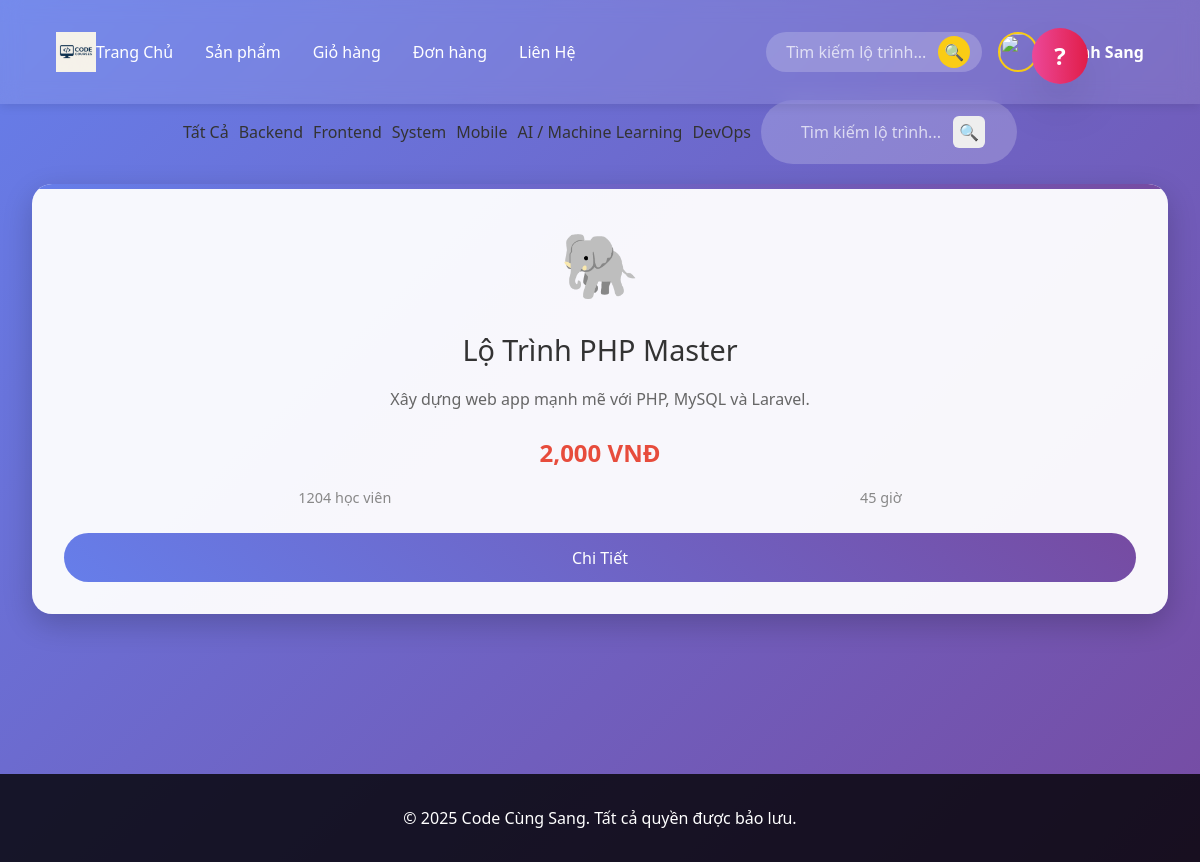
/category.php?cat=backend (signed in), run on the app's committed database.
### tables this page shows
CREATE TABLE `courses` (
  `id` int(11) NOT NULL,
  `ten_khoa_hoc` varchar(255) NOT NULL,
  `mo_ta` text DEFAULT NULL,
  `gia` decimal(10,2) NOT NULL,
  `so_hoc_vien` int(11) DEFAULT 0,
  `so_gio_hoc` int(11) DEFAULT 0,
  `danh_muc` varchar(100) DEFAULT NULL,
  `bieu_tuong` varchar(10) DEFAULT NULL,
  `anh_dai_dien` varchar(255) DEFAULT NULL,
  `ngay_tao` datetime DEFAULT current_timestamp(),
  `ngay_cap_nhat` datetime DEFAULT current_timestamp() ON UPDATE current_timestamp(),
  `danh_muc_id` int(11) DEFAULT NULL
);

### controllers/CourseController.php (called while the page is built, shortened)
<?php
require_once __DIR__ . '/../models/Course.php';
class CourseController {
  public function __construct($db) {
    $this->model = new Course($db);
  }
}

### models/Course.php (called while the page is built, shortened)
<?php
class Course {
  private $conn;
  public function __construct($db) {
    $this->conn = $db;
  }
  public function getByCategory($category) {
    $sql = "
      SELECT c.*, cat.ten_danh_muc
      FROM courses c
      JOIN categories cat ON c.danh_muc_id = cat.id
      WHERE LOWER(cat.ten_danh_muc) = ?
    ";
    $stmt = $this->conn->prepare($sql);
    $stmt->bind_param("s", $category);
    $stmt->execute();
    return $stmt->get_result()->fetch_all(MYSQLI_ASSOC);
  }
}

### category.php (the view, shortened to what this page needs)
<?php
require_once __DIR__ . '/db.php';
require_once __DIR__ . '/controllers/CourseController.php';
$db = (new Database())->connect();
$controller = new CourseController($db);
$courses = $controller->model->getAll();
$category = $_GET['cat'] ?? 'all';
if ($category === 'all') {
  $courses = $controller->model->getAll();
} else {
  $courses = $controller->model->getByCategory($category);
}
?>
<!DOCTYPE html>
<html lang="vi">
<head>
  <?php include __DIR__ . '/layout/head.php'; ?>
  <link rel="stylesheet" href="category.css">
</head>
<body>
  <header>
    <?php include __DIR__ . '/layout/header.php'; ?>
  </header>
  <section class="courses-section">
    <div class="filter-menu">
      <div class="filter-menu">
        <a href="category.php?cat=all" class="active">Tất Cả</a>
        <a href="category.php?cat=backend">Backend</a>
        <a href="category.php?cat=frontend">Frontend</a>
        <a href="category.php?cat=system">System</a>
        <a href="category.php?cat=mobile">Mobile</a>
        <a href="category.php?cat=ai">AI / Machine Learning</a>
        <a href="category.php?cat=devops">DevOps</a>
      </div>
      <div class="flex items-center bg-white/20 rounded-full px-8 py-1">
          <input
            type="text"
            id="searchInput"
            placeholder="Tìm kiếm lộ trình... (gõ để lọc, nhấn 🔍 để AI sâu)"
            class="bg-transparent text-white placeholder-white/70 focus:outline-none px-2 w-40"
          />
          <button id="searchBtn" class="bg-yellow-400 text-gray-800 rounded-full w-8 h-8 flex items-center justify-center hover:bg-yellow-300">🔍</button>
      </div>
    </div>
    <div class="courses-grid" id="categoryCourses">
      <?php foreach ($courses as $course): ?>
        <div class="course-card" data-category="<?= strtolower($course['danh_muc']) ?>" data-title="<?= htmlspecialchars(strtolower($course['ten_khoa_hoc'])) ?>" data-desc="<?= htmlspecialchars(strtolower($course['mo_ta'])) ?>" onclick="goToDetail(<?= $course['id'] ?>)">
          <div class="course-icon"><?= htmlspecialchars($course['bieu_tuong']) ?></div>
          <h3 class="course-title"><?= htmlspecialchars($course['ten_khoa_hoc']) ?></h3>
          <p class="course-desc"><?= htmlspecialchars($course['mo_ta']) ?></p>
          <div class="price"><?= number_format($course['gia']) ?> VNĐ</div>
          <div class="stats">
            <span><?= $course['so_hoc_vien'] ?> học viên</span>
            <span><?= $course['so_gio_hoc'] ?> giờ</span>
          </div>
          <button class="enroll-btn">Chi Tiết</button>
        </div>
      <?php endforeach; ?>
    </div>
  </section>
  <footer>
    <p>&copy; 2025 Code Cùng Sang. Tất cả quyền được bảo lưu.</p>
  </footer>
<?php include __DIR__ . '/search-results.php'; ?>
</body>
</html>

### style.css (style rules this page uses)
* { margin: 0; padding: 0; box-sizing: border-box; }
body { font-family: 'Segoe UI', Tahoma, Geneva, Verdana, sans-serif; line-height: 1.6; color: #333; background: linear-gradient(135deg, #667eea 0%, #764ba2 100%); min-height: 100vh; }
header { background: rgba(255, 255, 255, 0.1); backdrop-filter: blur(10px); padding: 1rem 0; position: fixed; width: 100%; top: 0; z-index: 1000; box-shadow: 0 2px 10px rgba(0,0,0,0.1); }
.courses-section { padding: 5rem 2rem; max-width: 1200px; margin: 0 auto; }
.courses-grid { display: grid; grid-template-columns: repeat(auto-fit, minmax(350px, 1fr)); gap: 2rem; }
.course-card { background: rgba(255, 255, 255, 0.95); border-radius: 20px; padding: 2rem; text-align: center; box-shadow: 0 10px 30px rgba(0,0,0,0.2); transition: transform 0.3s, box-shadow 0.3s; position: relative; overflow: hidden; }
.course-card::before { content: ''; position: absolute; top: 0; left: 0; width: 100%; height: 5px; background: linear-gradient(90deg, #667eea, #764ba2); }
.course-icon { font-size: 4rem; margin-bottom: 1rem; }
.course-title { font-size: 1.8rem; margin-bottom: 1rem; color: #333; }
.course-desc { margin-bottom: 1.5rem; color: #666; }
.price { font-size: 1.5rem; font-weight: bold; color: #e74c3c; margin-bottom: 1rem; }
.stats { display: flex; justify-content: space-around; margin-bottom: 1.5rem; font-size: 0.9rem; color: #888; }
.enroll-btn { background: linear-gradient(45deg, #667eea, #764ba2); color: #fff; border: none; padding: 0.8rem 1.5rem; border-radius: 25px; cursor: pointer; width: 100%; transition: background 0.3s; }
footer { background: rgba(0,0,0,0.8); color: #fff; text-align: center; padding: 2rem; margin-top: 5rem; }

### category.css (style rules this page uses)
.filter-menu { display: flex; flex-wrap: wrap; gap: 10px; justify-content: center; margin: 20px 0; }
.filter-menu button { padding: 8px 16px; border: none; background: #eee; cursor: pointer; border-radius: 6px; transition: all 0.3s; }

### data on the page
courses: bieu_tuong "🐘", ten_khoa_hoc "Lộ Trình PHP Master", mo_ta "Xây dựng web app mạnh mẽ với PHP, MySQL và Laravel.", gia "2,000", so_hoc_vien "1204", so_gio_hoc "45"

### other printed values
$_SESSION['username'] "Thanh Sang"
